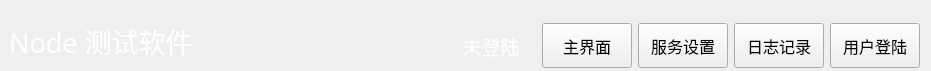
<?xml version="1.0" encoding="UTF-8"?>
<ui version="4.0">
 <class>NavBarWid</class>
 <widget class="QWidget" name="NavBarWid">
  <property name="geometry">
   <rect>
    <x>0</x>
    <y>0</y>
    <width>931</width>
    <height>71</height>
   </rect>
  </property>
  <property name="windowTitle">
   <string>Form</string>
  </property>
  <layout class="QGridLayout" name="gridLayout">
   <property name="leftMargin">
    <number>9</number>
   </property>
   <property name="topMargin">
    <number>21</number>
   </property>
   <property name="bottomMargin">
    <number>0</number>
   </property>
   <item row="0" column="0">
    <widget class="QLabel" name="label">
     <property name="minimumSize">
      <size>
       <width>0</width>
       <height>50</height>
      </size>
     </property>
     <property name="font">
      <font>
       <family>微软雅黑</family>
       <pointsize>20</pointsize>
      </font>
     </property>
     <property name="styleSheet">
      <string notr="true">color: rgb(255, 255, 255);</string>
     </property>
     <property name="text">
      <string>Node 测试软件</string>
     </property>
     <property name="alignment">
      <set>Qt::AlignLeading|Qt::AlignLeft|Qt::AlignTop</set>
     </property>
    </widget>
   </item>
   <item row="0" column="2">
    <widget class="QLabel" name="userLab">
     <property name="minimumSize">
      <size>
       <width>90</width>
       <height>0</height>
      </size>
     </property>
     <property name="font">
      <font>
       <family>微软雅黑</family>
       <pointsize>14</pointsize>
      </font>
     </property>
     <property name="contextMenuPolicy">
      <enum>Qt::PreventContextMenu</enum>
     </property>
     <property name="styleSheet">
      <string notr="true">color: rgb(255, 255, 255);</string>
     </property>
     <property name="text">
      <string>未登陆</string>
     </property>
     <property name="alignment">
      <set>Qt::AlignCenter</set>
     </property>
    </widget>
   </item>
   <item row="0" column="1">
    <spacer name="horizontalSpacer">
     <property name="orientation">
      <enum>Qt::Horizontal</enum>
     </property>
     <property name="sizeHint" stdset="0">
      <size>
       <width>52</width>
       <height>20</height>
      </size>
     </property>
    </spacer>
   </item>
   <item row="0" column="6">
    <widget class="QPushButton" name="loginBtn">
     <property name="minimumSize">
      <size>
       <width>90</width>
       <height>0</height>
      </size>
     </property>
     <property name="maximumSize">
      <size>
       <width>230</width>
       <height>45</height>
      </size>
     </property>
     <property name="font">
      <font>
       <family>微软雅黑</family>
       <pointsize>12</pointsize>
      </font>
     </property>
     <property name="text">
      <string>用户登陆</string>
     </property>
    </widget>
   </item>
   <item row="0" column="3">
    <widget class="QPushButton" name="homeBtn">
     <property name="minimumSize">
      <size>
       <width>90</width>
       <height>0</height>
      </size>
     </property>
     <property name="maximumSize">
      <size>
       <width>230</width>
       <height>45</height>
      </size>
     </property>
     <property name="font">
      <font>
       <family>微软雅黑</family>
       <pointsize>12</pointsize>
      </font>
     </property>
     <property name="text">
      <string>主界面</string>
     </property>
    </widget>
   </item>
   <item row="0" column="4">
    <widget class="QPushButton" name="setBtn">
     <property name="minimumSize">
      <size>
       <width>90</width>
       <height>0</height>
      </size>
     </property>
     <property name="maximumSize">
      <size>
       <width>230</width>
       <height>45</height>
      </size>
     </property>
     <property name="font">
      <font>
       <family>微软雅黑</family>
       <pointsize>12</pointsize>
      </font>
     </property>
     <property name="text">
      <string>服务设置</string>
     </property>
    </widget>
   </item>
   <item row="0" column="5">
    <widget class="QPushButton" name="logBtn">
     <property name="minimumSize">
      <size>
       <width>90</width>
       <height>0</height>
      </size>
     </property>
     <property name="maximumSize">
      <size>
       <width>230</width>
       <height>45</height>
      </size>
     </property>
     <property name="font">
      <font>
       <family>微软雅黑</family>
       <pointsize>12</pointsize>
      </font>
     </property>
     <property name="text">
      <string>日志记录</string>
     </property>
    </widget>
   </item>
  </layout>
 </widget>
 <resources/>
 <connections/>
</ui>
